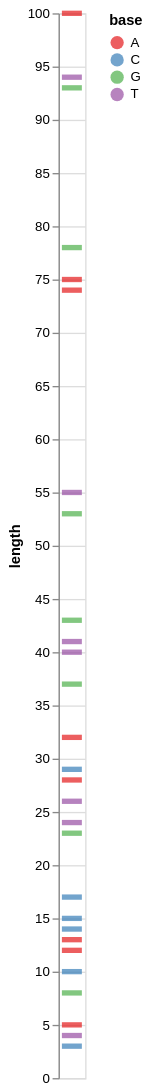

Notebook code for this chart:
### Markdown cell above
And here is a color version of the same graph using just one line of the gel:

### Code cell
import altair as alt
alt.Chart(sequences_grouped_by_length).mark_tick(thickness=4).encode(
    y = alt.Y('length:Q'),
    color=alt.Color('base:N',#legend=None,
                    scale=alt.Scale(scheme="set1"))
).properties(
    width=20,
    height=800)

### Figure 1 — Vega-Lite specification as saved in the notebook (floating-point values rounded to 4 significant figures)
{"config": {"view": {"continuousWidth": 300, "continuousHeight": 300}}, "data": {"name": "data-b2986616fb65d0643d8328200c216b38"}, "mark": {"type": "tick", "thickness": 4}, "encoding": {"color": {"field": "base", "scale": {"scheme": "set1"}, "type": "nominal"}, "y": {"field": "length", "type": "quantitative"}}, "height": 800, "width": 20, "$schema": "https://vega.github.io/schema/vega-lite/v6.1.0.json", "datasets": {"data-b2986616fb65d0643d8328200c216b38": [{"base": "A", "length": 5, "count": 2}, {"base": "A", "length": 12, "count": 1}, {"base": "A", "length": 13, "count": 1}, {"base": "A", "length": 28, "count": 1}, {"base": "A", "length": 32, "count": 1}, {"base": "A", "length": 74, "count": 1}, {"base": "A", "length": 75, "count": 1}, {"base": "A", "length": 100, "count": 2}, {"base": "C", "length": 3, "count": 2}, {"base": "C", "length": 10, "count": 2}, {"base": "C", "length": 14, "count": 3}, {"base": "C", "length": 15, "count": 1}, {"base": "C", "length": 17, "count": 1}, {"base": "C", "length": 29, "count": 1}, {"base": "G", "length": 8, "count": 1}, {"base": "G", "length": 23, "count": 1}, {"base": "G", "length": 37, "count": 1}, {"base": "G", "length": 43, "count": 2}, {"base": "G", "length": 53, "count": 2}, {"base": "G", "length": 78, "count": 2}, {"base": "G", "length": 93, "count": 1}, {"base": "T", "length": 4, "count": 1}, {"base": "T", "length": 24, "count": 2}, {"base": "T", "length": 26, "count": 1}, {"base": "T", "length": 40, "count": 1}, {"base": "T", "length": 41, "count": 3}, {"base": "T", "length": 55, "count": 1}, {"base": "T", "length": 94, "count": 1}]}}
